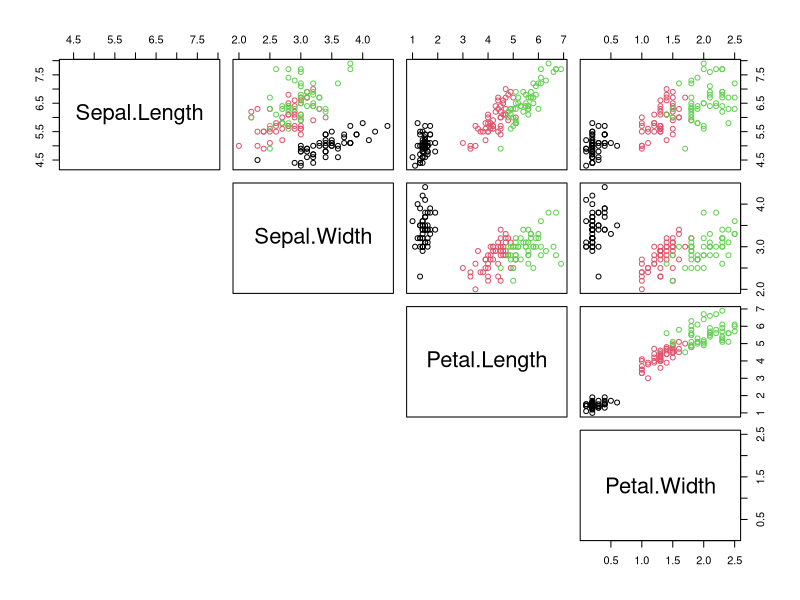
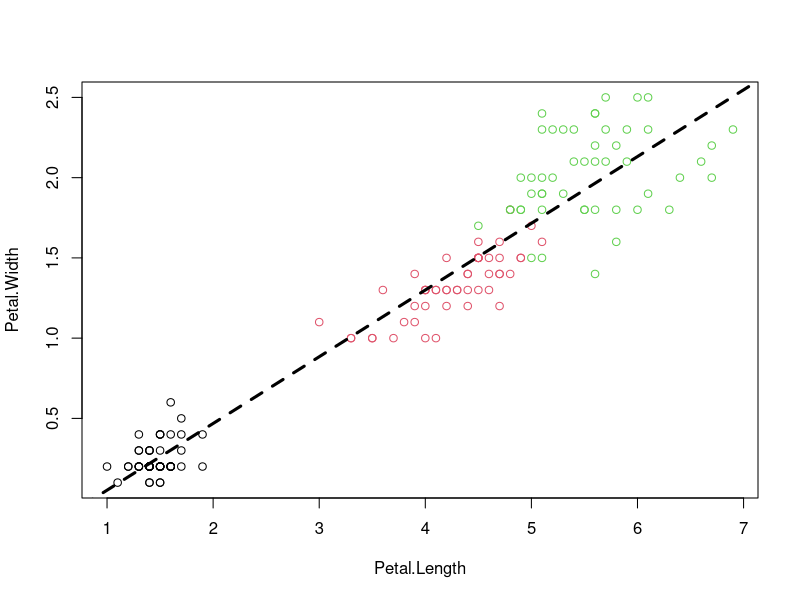
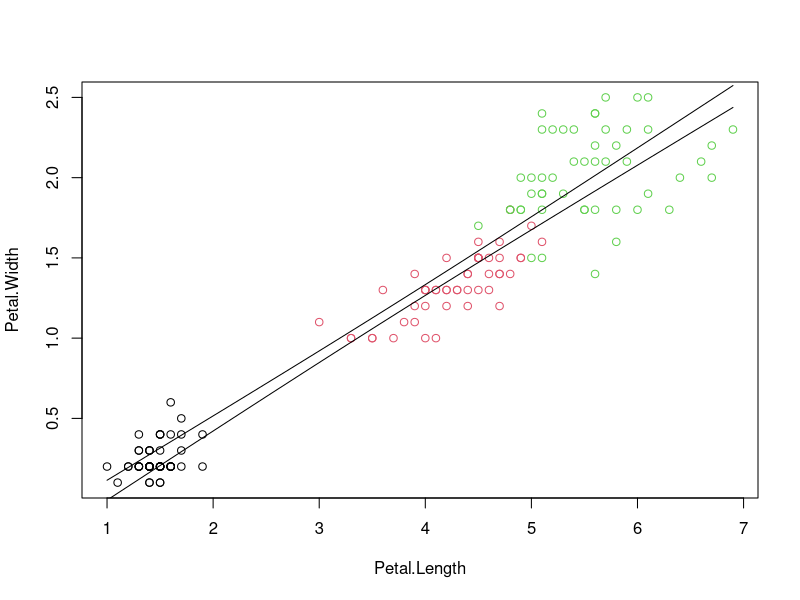
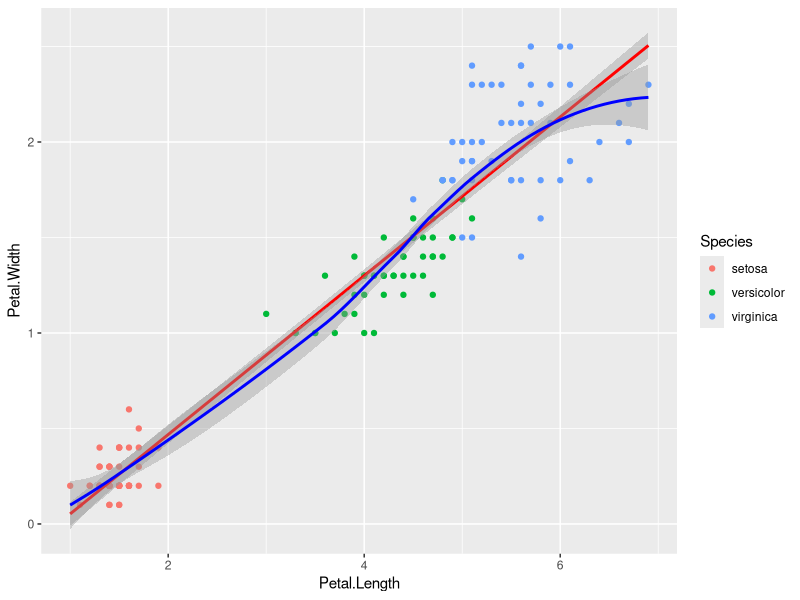
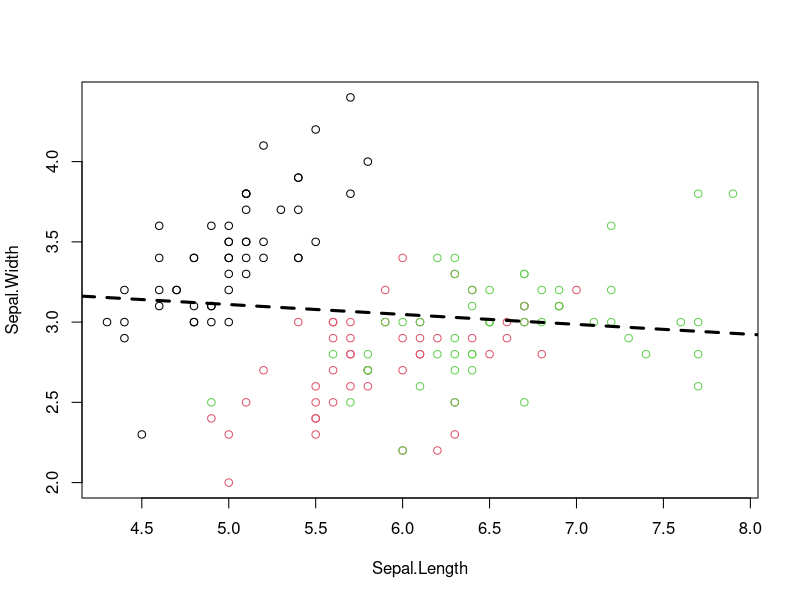
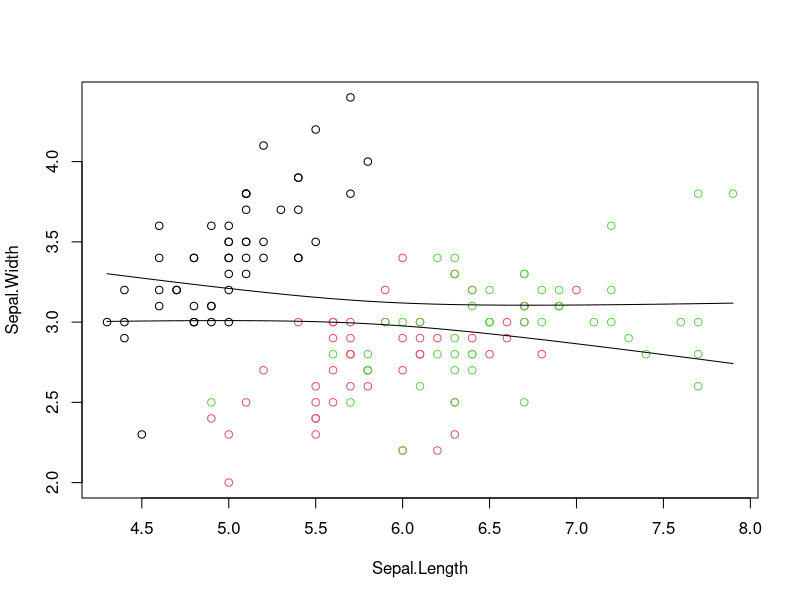
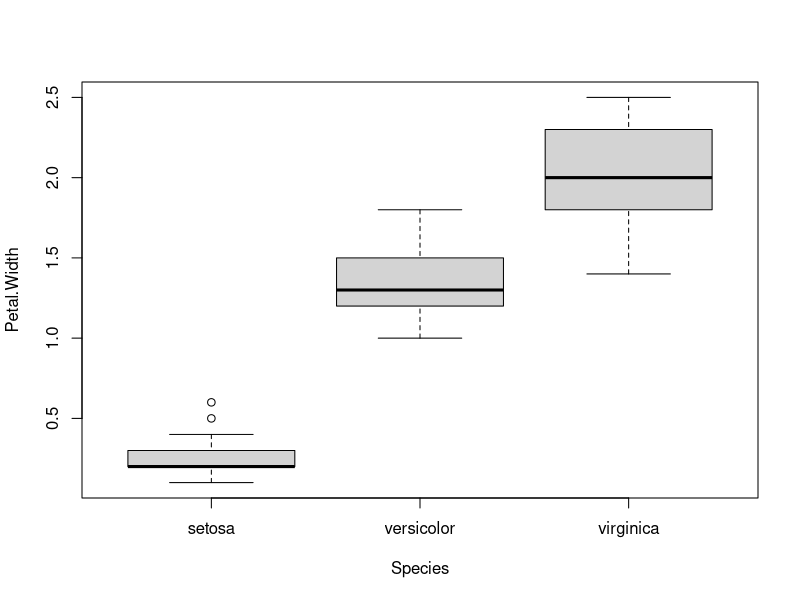
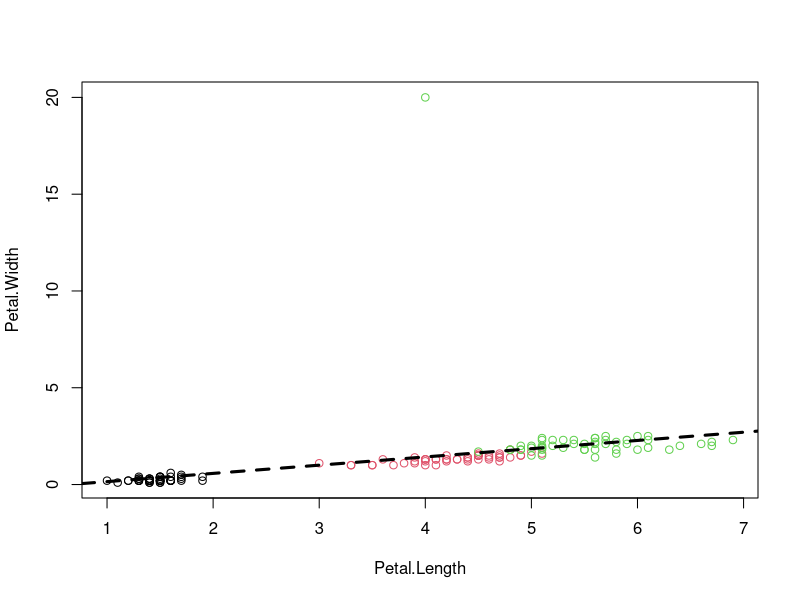

These figures' R source, in order:
## ---- chunk 1
niris=iris[,-5]  # generate new data frame without species variable
str(niris)
## ---- chunk 2
# assign species-colors to each observation 
cols = iris$Species                        # understand how color is defined
pairs(niris, col=cols, lower.panel=NULL)   # "cols" was defined in task above
## ---- chunk 3
plot(Petal.Width ~ Petal.Length, data=iris, col=Species) # use model ("formula") notation
fit=lm(Petal.Width ~ Petal.Length, data=iris)       # fit a linear model
abline(fit, lwd=3, lty=2)                           # add regression line
## ---- chunk 4
fit$coefficients
fit$df.residual
## ---- chunk 5
coefficients(fit)
confint(fit)   # Try to change the confidence level: ?confint
summary(fit)
## ---- chunk 6
x=iris$Petal.Length                       # explanatory variable from fit (here:Petal.Length)
xn=seq(min(x), max(x), length.out = 100)  # define range of new explanatory variables
ndf=data.frame(Petal.Length=xn)           # put them into new data frame

p=predict(fit, ndf, interval = 'confidence' , level = 0.95)
plot(Petal.Width ~ Petal.Length, data=iris, col=Species)
lines(xn, p[,"lwr"] )
lines(xn, p[,"upr"] )

#some fancy filling
#polygon(c(rev(xn), xn), c(rev(p[ ,"upr"]), p[ ,"lwr"]), col = rgb(1,0,0,0.5), border = NA)

## using ggplot2 - full introduction later
library(ggplot2)
g = ggplot(iris, aes(Petal.Length, Petal.Width, colour=Species))
g + geom_point() + geom_smooth(method="lm", se=TRUE, color="red") + geom_smooth(method="loess", colour="blue")
## ---- chunk 7
plot(Sepal.Width ~ Sepal.Length, data=iris, col=cols)  
fit1=lm(Sepal.Width ~ Sepal.Length, data=iris)     
abline(fit1, lwd=3, lty=2)    
confint(fit1)                     # estimated slope is indistinguishable from zero
summary(fit1)
## ---- chunk 8
x=iris$Sepal.Length                       # explanatory variable from fit (here:Sepal.Length)
xn=seq(min(x), max(x), length.out = 100)  # define range of new explanatory variables
ndf=data.frame(Sepal.Length=xn)           # put them into data frame

p=predict(fit1, ndf, interval = 'confidence' , level = 0.95)  # predict values

plot(Sepal.Width ~ Sepal.Length, data=iris, col=Species)
lines(xn, p[,"lwr"] )
lines(xn, p[,"upr"] )
## ---- chunk 9
plot(Petal.Width ~ Species, data=iris)
fit=lm(Petal.Width ~ Species, data=iris)
summary(fit)
## ---- chunk 10
fit=lm(Petal.Width ~ Petal.Length, data=iris)
paste(toString(fit$call), sigma(fit))
fit=lm(Petal.Width ~ Petal.Length + Sepal.Length, data=iris)  # function of more than one variable
paste(toString(fit$call), sigma(fit))
fit=lm(Petal.Width ~ Species, data=iris)                      # function of categorical variables
paste(toString(fit$call), sigma(fit))
fit=lm(Petal.Width ~ . , data=iris)                          # function of all other variable (numerical and categorical)
paste(toString(fit$call), sigma(fit))
## ---- chunk 11
fit = lm(Petal.Width ~ Petal.Length + Sepal.Width + Sepal.Length + Species , data=iris) 
summary(fit)
## ---- chunk 12
anova(fit) 

# order of variable matters: the following is not the same
# anova( lm(Petal.Width ~ . , data=iris) )
## ---- chunk 13
irisout=rbind(iris,list(5.8,3, 4, 20, "virginica"))
## ---- chunk 14
str(irisout)
summary(irisout)
plot(Petal.Width ~ Petal.Length, data=irisout, col=Species)
fit2=lm(Petal.Width ~ Petal.Length, data=irisout)
abline(fit2, lwd=3, lty=2)    
summary(fit2)
## ---- chunk 15
op=par(no.readonly=TRUE)  # safe only resettable graphical parameters, avoids many warnings
par(mfrow=c(2,2))         # change graphical parameters: 2x2 images on device
plot(fit2,col=irisout$Species)       # four plots rather than one
par(op)                   # reset graphical parameters
